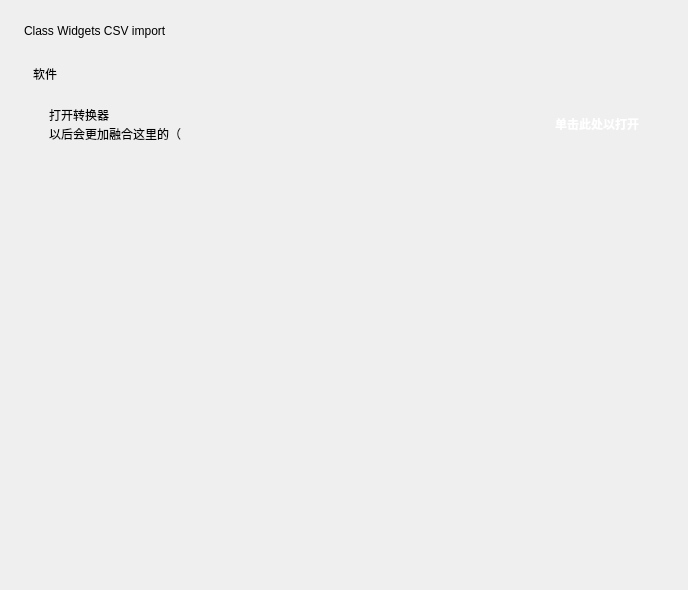
<?xml version="1.0" encoding="UTF-8"?>
<ui version="4.0">
 <class>Form</class>
 <widget class="QWidget" name="Form">
  <property name="geometry">
   <rect>
    <x>0</x>
    <y>0</y>
    <width>688</width>
    <height>590</height>
   </rect>
  </property>
  <property name="sizePolicy">
   <sizepolicy hsizetype="Preferred" vsizetype="Expanding">
    <horstretch>0</horstretch>
    <verstretch>0</verstretch>
   </sizepolicy>
  </property>
  <property name="windowTitle">
   <string>Form</string>
  </property>
  <layout class="QVBoxLayout" name="verticalLayout_2">
   <property name="spacing">
    <number>18</number>
   </property>
   <property name="leftMargin">
    <number>24</number>
   </property>
   <property name="topMargin">
    <number>24</number>
   </property>
   <property name="rightMargin">
    <number>24</number>
   </property>
   <property name="bottomMargin">
    <number>0</number>
   </property>
   <item>
    <widget class="TitleLabel" name="TitleLabel">
     <property name="text">
      <string>Class Widgets CSV import</string>
     </property>
    </widget>
   </item>
   <item>
    <widget class="SmoothScrollArea" name="SmoothScrollArea">
     <property name="styleSheet">
      <string notr="true">background: transparent; border: none</string>
     </property>
     <property name="widgetResizable">
      <bool>true</bool>
     </property>
     <widget class="QWidget" name="scrollAreaWidgetContents">
      <property name="geometry">
       <rect>
        <x>0</x>
        <y>0</y>
        <width>640</width>
        <height>509</height>
       </rect>
      </property>
      <layout class="QVBoxLayout" name="verticalLayout_9">
       <item>
        <layout class="QVBoxLayout" name="verticalLayout_7">
         <item>
          <widget class="SubtitleLabel" name="SubtitleLabel_2">
           <property name="text">
            <string>软件</string>
           </property>
          </widget>
         </item>
         <item>
          <widget class="CardWidget" name="CardWidget_3">
           <property name="minimumSize">
            <size>
             <width>0</width>
             <height>70</height>
            </size>
           </property>
           <layout class="QHBoxLayout" name="horizontalLayout_5">
            <property name="leftMargin">
             <number>16</number>
            </property>
            <property name="topMargin">
             <number>16</number>
            </property>
            <property name="rightMargin">
             <number>16</number>
            </property>
            <property name="bottomMargin">
             <number>16</number>
            </property>
            <item>
             <layout class="QVBoxLayout" name="verticalLayout_6">
              <property name="spacing">
               <number>0</number>
              </property>
              <item>
               <widget class="StrongBodyLabel" name="StrongBodyLabel_5">
                <property name="text">
                 <string>打开转换器</string>
                </property>
               </widget>
              </item>
              <item>
               <widget class="CaptionLabel" name="CaptionLabel_2">
                <property name="sizePolicy">
                 <sizepolicy hsizetype="Expanding" vsizetype="Preferred">
                  <horstretch>0</horstretch>
                  <verstretch>0</verstretch>
                 </sizepolicy>
                </property>
                <property name="text">
                 <string>以后会更加融合这里的（</string>
                </property>
                <property name="wordWrap">
                 <bool>true</bool>
                </property>
                <property name="lightColor" stdset="0">
                 <color alpha="150">
                  <red>0</red>
                  <green>0</green>
                  <blue>0</blue>
                 </color>
                </property>
                <property name="darkColor" stdset="0">
                 <color alpha="200">
                  <red>255</red>
                  <green>255</green>
                  <blue>255</blue>
                 </color>
                </property>
               </widget>
              </item>
             </layout>
            </item>
            <item>
             <widget class="QPushButton" name="openButton">
              <property name="text">
               <string>单击此处以打开</string>
              </property>
              <property name="styleSheet">
               <string notr="true">font-weight: bold; color: white; font-smooth: always;</string>
              </property>
              <property name="lightColor" stdset="0">
               <color alpha="150">
                <red>0</red>
                <green>0</green>
                <blue>0</blue>
               </color>
              </property>
              <property name="darkColor" stdset="0">
               <color alpha="200">
                <red>255</red>
                <green>255</green>
                <blue>255</blue>
               </color>
              </property>
             </widget>
            </item>
           </layout>
          </widget>
         </item>
        </layout>
       </item>
       <item>
        <widget class="QFrame" name="blank">
         <property name="minimumSize">
          <size>
           <width>0</width>
           <height>25</height>
          </size>
         </property>
         <property name="frameShape">
          <enum>QFrame::StyledPanel</enum>
         </property>
         <property name="frameShadow">
          <enum>QFrame::Raised</enum>
         </property>
         <property name="lineWidth">
          <number>5</number>
         </property>
        </widget>
       </item>
       <item>
        <spacer name="verticalSpacer">
         <property name="orientation">
          <enum>Qt::Vertical</enum>
         </property>
         <property name="sizeHint" stdset="0">
          <size>
           <width>20</width>
           <height>40</height>
          </size>
         </property>
        </spacer>
       </item>
      </layout>
     </widget>
    </widget>
   </item>
  </layout>
 </widget>
 <customwidgets>
  <customwidget>
   <class>CardWidget</class>
   <extends>QFrame</extends>
   <header>qfluentwidgets</header>
   <container>1</container>
  </customwidget>
  <customwidget>
   <class>SmoothScrollArea</class>
   <extends>QScrollArea</extends>
   <header>qfluentwidgets</header>
   <container>1</container>
  </customwidget>
  <customwidget>
   <class>CaptionLabel</class>
   <extends>QLabel</extends>
   <header>qfluentwidgets</header>
  </customwidget>
  <customwidget>
   <class>StrongBodyLabel</class>
   <extends>QLabel</extends>
   <header>qfluentwidgets</header>
  </customwidget>
  <customwidget>
   <class>SubtitleLabel</class>
   <extends>QLabel</extends>
   <header>qfluentwidgets</header>
  </customwidget>
  <customwidget>
   <class>TitleLabel</class>
   <extends>QLabel</extends>
   <header>qfluentwidgets</header>
  </customwidget>
  <customwidget>
   <class>LineEdit</class>
   <extends>QLineEdit</extends>
   <header>qfluentwidgets</header>
  </customwidget>
 </customwidgets>
 <resources/>
 <connections/>
</ui>
